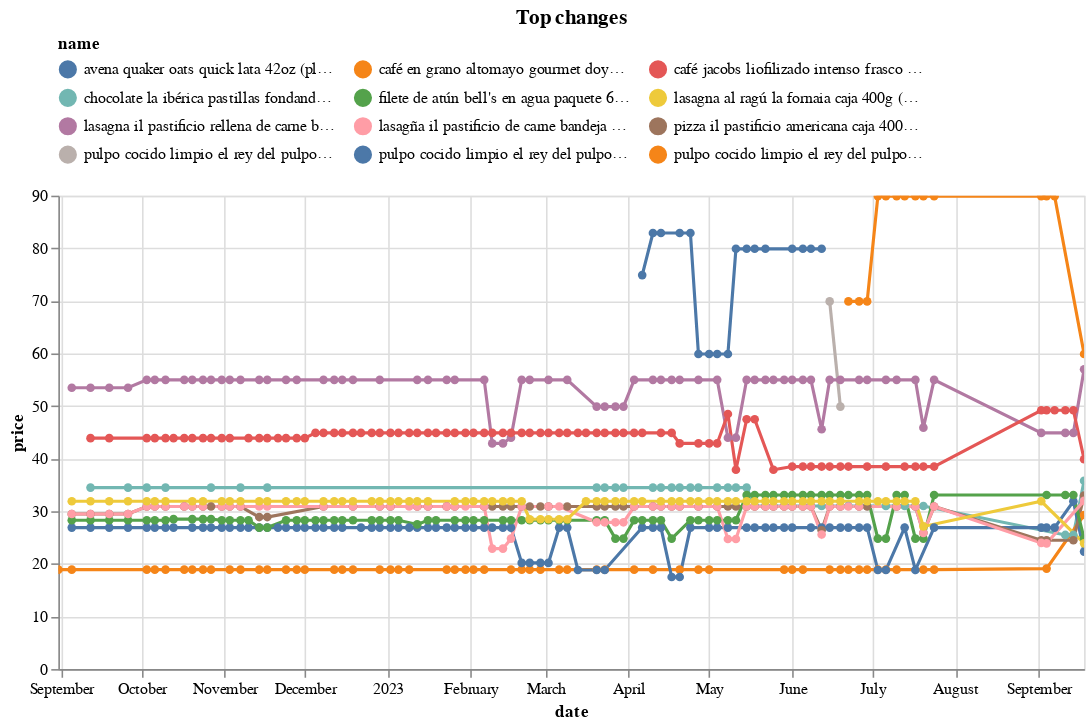

The notebook cell this image was saved under:
### Code cell
top_changes_abs.head(10).pipe(plot_changes, 'Top changes')

### Figure 1 — Vega-Lite specification as saved in the notebook (floating-point values rounded to 4 significant figures; data arrays with more than 128 entries replaced by an {"elided": "..."} marker saying what was removed)
{"config": {"view": {"continuousWidth": 300, "continuousHeight": 300}, "legend": {"columns": 3, "orient": "top"}}, "data": {"name": "data-7786c7c5bc017bb16840bfc6ff4c7a7c"}, "mark": {"type": "line", "point": true}, "encoding": {"color": {"field": "name", "scale": {"domain": ["avena quaker oats quick lata 42oz (plaza_vea)", "café en grano altomayo gourmet doypack 250 g (metro)", "café jacobs liofilizado intenso frasco 200g (plaza_vea)", "chocolate la ibérica pastillas fondandt semi dulce sin leche caja 300gr (plaza_vea)", "filete de atún bell's en agua paquete 6un (plaza_vea)", "lasagna al ragú la fornaia caja 400g (plaza_vea)", "lasagna il pastificio rellena de carne bandeja 1kg (plaza_vea)", "lasagña il pastificio de carne bandeja 500g (plaza_vea)", "pizza il pastificio americana caja 400g (plaza_vea)", "pulpo cocido limpio el rey del pulpo x  un (plaza_vea)", "pulpo cocido limpio el rey del pulpo x kg (plaza_vea)", "pulpo cocido limpio el rey del pulpo x un (plaza_vea)"]}, "type": "nominal"}, "tooltip": [{"field": "name", "type": "nominal"}, {"field": "price", "type": "quantitative"}, {"field": "last_price", "type": "quantitative"}], "x": {"field": "date", "type": "temporal"}, "y": {"field": "price", "type": "quantitative"}}, "params": [{"name": "param_7", "select": {"type": "point", "fields": ["name"]}, "bind": "legend"}, {"name": "param_8", "select": {"type": "interval", "encodings": ["x", "y"]}, "bind": "scales"}], "title": "Top changes", "transform": [{"filter": {"param": "param_7"}}], "width": 650, "$schema": "https://vega.github.io/schema/vega-lite/v5.14.1.json", "datasets": {"data-7786c7c5bc017bb16840bfc6ff4c7a7c": {"elided": "662 records"}}}
